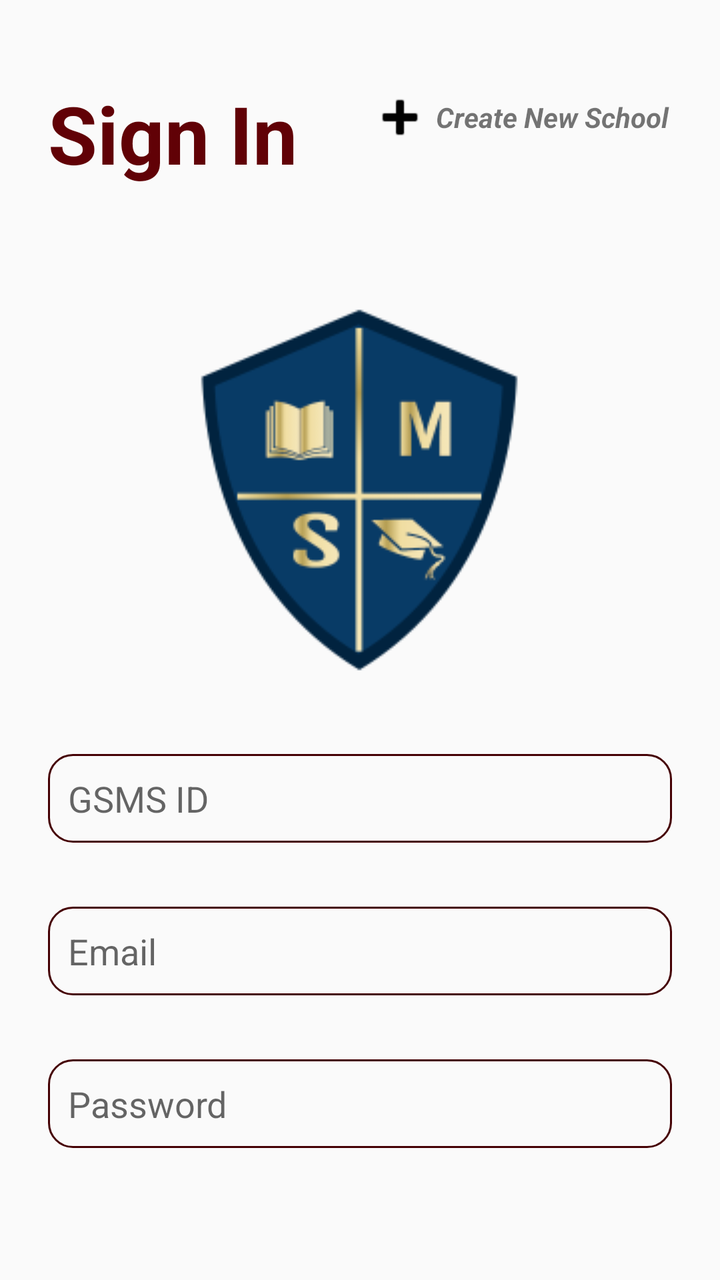
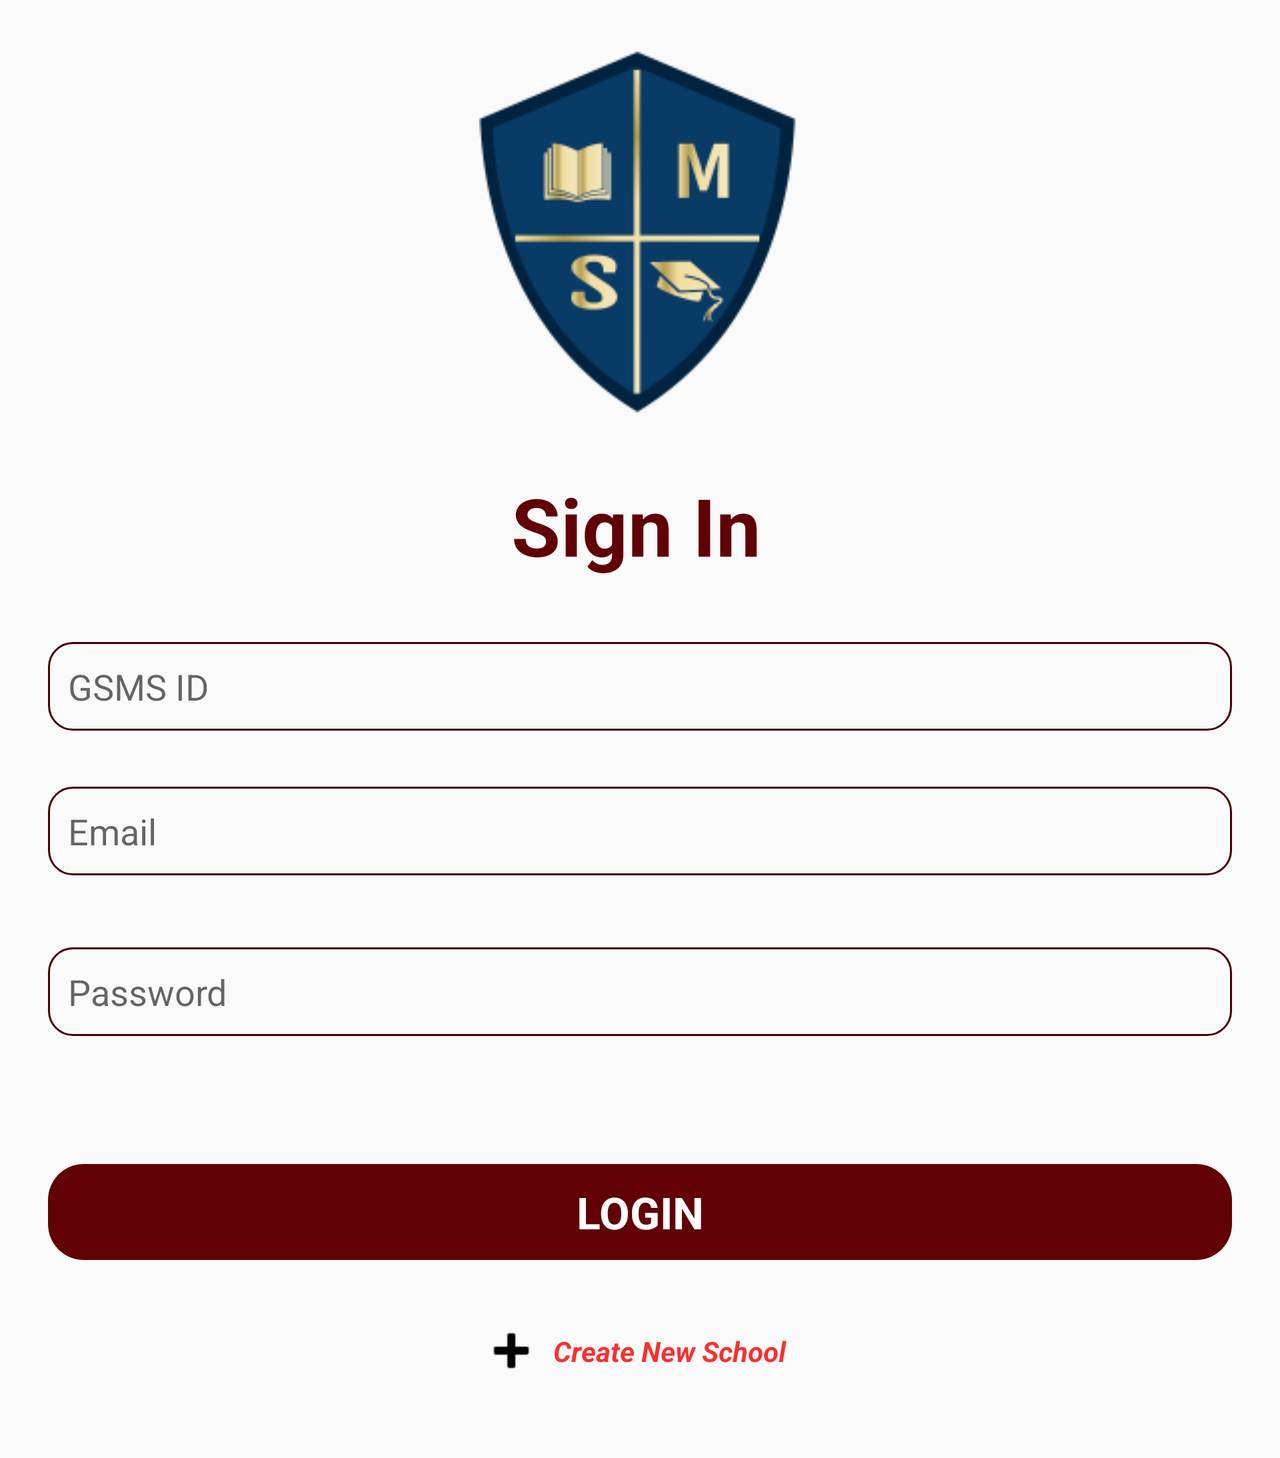

First picture: res/layout/ on a phone held upright. Second picture: the repository's own variant of that layout, on a device whose configuration matches the variant's folder. Source for both follows.
<!-- AndroidManifest.xml: activity theme AppTheme.NoActionBar -->
<!-- res/layout/fragment_login.xml -->
<?xml version="1.0" encoding="utf-8"?>
<layout xmlns:android="http://schemas.android.com/apk/res/android"
    xmlns:app="http://schemas.android.com/apk/res-auto"
    xmlns:tools="http://schemas.android.com/tools">
  <data>
    <variable
      name="viewModel"
      type="com.chass.gsms.ui.login.LoginViewModel" />
  </data>

  <androidx.constraintlayout.widget.ConstraintLayout
      android:id="@+id/fragment_login"
      android:layout_width="match_parent"
      android:layout_height="match_parent"
      android:textAlignment="center"
      tools:context=".ui.login.LoginFragment">

    <Button
        android:id="@+id/btn_login"
        style="@style/Widget.AppCompat.Button.Borderless.Colored"
        android:layout_width="0dp"
        android:layout_height="wrap_content"
        android:layout_marginTop="70dp"
        android:background="@drawable/round_btn"
        android:text="@string/login"
        android:textAllCaps="true"
        android:textAppearance="@style/TextAppearance.AppCompat.Large"
        android:textColor="#FFFFFF"
        android:textStyle="bold"
        app:layout_constraintEnd_toEndOf="@+id/edtTxtPassword"
        app:layout_constraintStart_toStartOf="@+id/edtTxtPassword"
        app:layout_constraintTop_toBottomOf="@+id/edtTxtPassword" />

    <Button
        android:id="@+id/btn_createNewSchool"
        android:layout_width="152dp"
        android:layout_height="29dp"
        android:layout_marginStart="32dp"
        android:layout_marginTop="4dp"
        android:background="@drawable/no_border_btn"
        android:drawableStart="@android:drawable/ic_input_add"
        android:drawableTint="#020202"
        android:drawingCacheQuality="auto"
        android:text="@string/create_new_school"
        android:textAllCaps="false"
        android:textAppearance="@style/TextAppearance.AppCompat.Small"
        android:textStyle="bold|italic"
        app:layout_constraintEnd_toEndOf="@+id/edtTxtGsmsId"
        app:layout_constraintHorizontal_bias="1.0"
        app:layout_constraintStart_toEndOf="@+id/txt_SignIn"
        app:layout_constraintTop_toTopOf="@+id/txt_SignIn" />

    <EditText
        android:id="@+id/edtTxtPassword"
        android:layout_width="0dp"
        android:layout_height="wrap_content"
        android:layout_marginTop="32dp"
        android:background="@drawable/edit_text_border"
        android:ems="10"
        android:hint="@string/password"
        android:inputType="textPassword"
        android:padding="10dp"
        app:layout_constraintEnd_toEndOf="@+id/edtTxtEmail"
        app:layout_constraintStart_toStartOf="@+id/edtTxtEmail"
        app:layout_constraintTop_toBottomOf="@+id/edtTxtEmail"
        android:autofillHints="true" />

    <EditText
        android:id="@+id/edtTxtGsmsId"
        android:layout_width="0dp"
        android:layout_height="wrap_content"
        android:layout_marginStart="24dp"
        android:layout_marginTop="32dp"
        android:layout_marginEnd="24dp"
        android:autofillHints=""
        android:background="@drawable/edit_text_border"
        android:ems="10"
        android:hint="@string/gsms_id"
        android:inputType="textPersonName"
        android:padding="10dp"
        app:layout_constraintEnd_toEndOf="parent"
        app:layout_constraintHorizontal_bias="0.0"
        app:layout_constraintStart_toStartOf="parent"
        app:layout_constraintTop_toBottomOf="@+id/img_gsmsLogo" />

    <EditText
        android:id="@+id/edtTxtEmail"
        android:layout_width="0dp"
        android:layout_height="wrap_content"
        android:layout_marginTop="32dp"
        android:background="@drawable/edit_text_border"
        android:ems="10"
        android:hint="@string/email"
        android:inputType="textEmailAddress"
        android:padding="10dp"
        app:layout_constraintEnd_toEndOf="@+id/edtTxtGsmsId"
        app:layout_constraintStart_toStartOf="@+id/edtTxtGsmsId"
        app:layout_constraintTop_toBottomOf="@+id/edtTxtGsmsId"
        android:autofillHints="true" />

    <TextView
        android:id="@+id/txt_SignIn"
        android:layout_width="147dp"
        android:layout_height="73dp"
        android:layout_marginStart="24dp"
        android:layout_marginTop="40dp"
        android:text="@string/sign_in"
        android:textColor="@color/colorPrimary"
        android:textSize="40sp"
        android:textStyle="bold"
        app:layout_constraintStart_toStartOf="parent"
        app:layout_constraintTop_toTopOf="parent" />

    <ImageView
        android:id="@+id/img_gsmsLogo"
        android:layout_width="wrap_content"
        android:layout_height="wrap_content"
        android:layout_marginTop="32dp"
        app:layout_constraintEnd_toEndOf="@+id/edtTxtGsmsId"
        app:layout_constraintHorizontal_bias="0.496"
        app:layout_constraintStart_toStartOf="@+id/edtTxtGsmsId"
        app:layout_constraintTop_toBottomOf="@+id/txt_SignIn"
        app:srcCompat="@drawable/logo" />
  </androidx.constraintlayout.widget.ConstraintLayout>
</layout>
<!-- resources referenced by this layout -->
<resources>
  <color name="colorPrimary">#610106</color>
  <!-- drawable edit_text_border (drawable) -->
  <?xml version="1.0" encoding="utf-8"?>
      <shape
          xmlns:android="http://schemas.android.com/apk/res/android"
          android:shape="rectangle">
          <solid
              android:color="@color/transparent"/>
  
          <corners
              android:bottomRightRadius="12dp"
              android:bottomLeftRadius="12dp"
              android:topLeftRadius="12dp"
              android:topRightRadius="12dp"/>
          <stroke
              android:color="#450104"
              android:width="1dp"/>
      </shape>
  <!-- drawable logo: png bitmap (drawable, 11142 bytes) -->
  <!-- drawable no_border_btn (drawable) -->
  <?xml version="1.0" encoding="utf-8"?>
  <shape xmlns:android="http://schemas.android.com/apk/res/android">
      <corners android:radius="18dp" />
      <solid android:color="@color/transparent" />
  </shape>
  <!-- drawable round_btn (drawable) -->
  <?xml version="1.0" encoding="utf-8"?>
  <shape xmlns:android="http://schemas.android.com/apk/res/android">
      <corners android:radius="18dp" />
      <solid android:color="@color/colorPrimary" />
  </shape>
  <string name="create_new_school">Create New School</string>
  <string name="email">Email</string>
  <string name="gsms_id">GSMS ID</string>
  <string name="login">Login</string>
  <string name="password">Password</string>
  <string name="sign_in">Sign In</string>
  <style name="AppTheme.NoActionBar">
      <item name="windowActionBar">false</item>
      <item name="windowNoTitle">true</item>
    </style>
  <color name="transparent">#00000000</color>
</resources>
<!-- res/layout-land/fragment_login.xml (the repository's variant of the layout above) -->
<!-- drawn on the phone turned sideways -->
<?xml version="1.0" encoding="utf-8"?>
<layout xmlns:android="http://schemas.android.com/apk/res/android"
    xmlns:app="http://schemas.android.com/apk/res-auto"
    xmlns:tools="http://schemas.android.com/tools">
  <data>
    <variable
      name="viewModel"
      type="com.chass.gsms.ui.login.LoginViewModel" />
  </data>
<androidx.core.widget.NestedScrollView
    android:layout_width="match_parent"
    android:layout_height="match_parent"
  android:fillViewport="true">

  <androidx.constraintlayout.widget.ConstraintLayout
      android:id="@+id/fragment_login"
      android:layout_width="match_parent"
      android:layout_height="match_parent"
      android:textAlignment="center"
      tools:context=".ui.login.LoginFragment">

    <ImageView
        android:id="@+id/img_gsmsLogo"
        android:layout_width="wrap_content"
        android:layout_height="wrap_content"
        android:layout_marginTop="16dp"
        android:textAlignment="center"
        app:layout_constraintEnd_toEndOf="parent"
        app:layout_constraintHorizontal_bias="0.497"
        app:layout_constraintStart_toStartOf="parent"
        app:layout_constraintTop_toTopOf="parent"
        app:srcCompat="@drawable/logo" />

    <Button
        android:id="@+id/btn_login"
        style="@style/Widget.AppCompat.Button.Borderless.Colored"
        android:layout_width="0dp"
        android:layout_height="wrap_content"
        android:layout_marginTop="64dp"
        android:background="@drawable/round_btn"
        android:text="@string/login"
        android:textAllCaps="true"
        android:textAppearance="@style/TextAppearance.AppCompat.Large"
        android:textColor="#FFFFFF"
        android:textStyle="bold"
        app:layout_constraintEnd_toEndOf="@+id/edtTxtPassword"
        app:layout_constraintHorizontal_bias="0.0"
        app:layout_constraintStart_toStartOf="@+id/edtTxtPassword"
        app:layout_constraintTop_toBottomOf="@+id/edtTxtPassword" />

    <EditText
        android:id="@+id/edtTxtPassword"
        android:layout_width="0dp"
        android:layout_height="wrap_content"
        android:layout_marginTop="36dp"
        android:autofillHints="true"
        android:background="@drawable/edit_text_border"
        android:ems="10"
        android:hint="@string/password"
        android:inputType="textPassword"
        android:padding="10dp"
        app:layout_constraintEnd_toEndOf="@+id/edtTxtEmail"
        app:layout_constraintHorizontal_bias="0.0"
        app:layout_constraintStart_toStartOf="@+id/edtTxtEmail"
        app:layout_constraintTop_toBottomOf="@+id/edtTxtEmail" />

    <EditText
        android:id="@+id/edtTxtGsmsId"
        android:layout_width="0dp"
        android:layout_height="wrap_content"
        android:layout_marginStart="24dp"
        android:layout_marginTop="12dp"
        android:layout_marginEnd="24dp"
        android:autofillHints=""
        android:background="@drawable/edit_text_border"
        android:ems="10"
        android:hint="@string/gsms_id"
        android:inputType="textPersonName"
        android:padding="10dp"
        app:layout_constraintEnd_toEndOf="parent"
        app:layout_constraintHorizontal_bias="0.0"
        app:layout_constraintStart_toStartOf="parent"
        app:layout_constraintTop_toBottomOf="@+id/txt_SignIn" />

    <EditText
        android:id="@+id/edtTxtEmail"
        android:layout_width="0dp"
        android:layout_height="wrap_content"
        android:layout_marginTop="28dp"
        android:autofillHints="true"
        android:background="@drawable/edit_text_border"
        android:ems="10"
        android:hint="@string/email"
        android:inputType="textEmailAddress"
        android:padding="10dp"
        app:layout_constraintEnd_toEndOf="@+id/edtTxtGsmsId"
        app:layout_constraintHorizontal_bias="0.0"
        app:layout_constraintStart_toStartOf="@+id/edtTxtGsmsId"
        app:layout_constraintTop_toBottomOf="@+id/edtTxtGsmsId" />

    <TextView
        android:id="@+id/txt_SignIn"
        android:layout_width="147dp"
        android:layout_height="73dp"
        android:layout_marginTop="20dp"
        android:text="@string/sign_in"
        android:textAlignment="center"
        android:textColor="@color/colorPrimary"
        android:textSize="40sp"
        android:textStyle="bold"
        app:layout_constraintEnd_toEndOf="@+id/img_gsmsLogo"
        app:layout_constraintHorizontal_bias="0.49"
        app:layout_constraintStart_toStartOf="@+id/img_gsmsLogo"
        app:layout_constraintTop_toBottomOf="@+id/img_gsmsLogo" />

    <Button
        android:id="@+id/btn_createNewSchool"
        android:layout_width="158dp"
        android:layout_height="43dp"
        android:layout_marginTop="24dp"

        android:layout_marginBottom="32dp"
        android:background="@drawable/no_border_btn"
        android:drawableStart="@android:drawable/ic_input_add"
        android:drawableTint="#020202"
        android:drawingCacheQuality="auto"
        android:text="@string/create_new_school"
        android:textAllCaps="false"
        android:textAppearance="@style/TextAppearance.AppCompat.Small"
        android:textColor="@color/createNewSchColor"
        android:textStyle="bold|italic"
        app:layout_constraintBottom_toBottomOf="parent"
        app:layout_constraintEnd_toEndOf="@+id/btn_login"
        app:layout_constraintHorizontal_bias="0.497"
        app:layout_constraintStart_toStartOf="@+id/btn_login"
        app:layout_constraintTop_toBottomOf="@+id/btn_login" />

  </androidx.constraintlayout.widget.ConstraintLayout>

</androidx.core.widget.NestedScrollView>

</layout>
<!-- resources referenced by the variant -->
<!-- as the phone turned sideways resolves them -->
<resources>
  <color name="colorPrimary">#610106</color>
  <color name="createNewSchColor">#F83030</color>
  <!-- drawable edit_text_border (drawable) -->
  <?xml version="1.0" encoding="utf-8"?>
      <shape
          xmlns:android="http://schemas.android.com/apk/res/android"
          android:shape="rectangle">
          <solid
              android:color="@color/transparent"/>
  
          <corners
              android:bottomRightRadius="12dp"
              android:bottomLeftRadius="12dp"
              android:topLeftRadius="12dp"
              android:topRightRadius="12dp"/>
          <stroke
              android:color="#450104"
              android:width="1dp"/>
      </shape>
  <!-- drawable logo: png bitmap (drawable, 11142 bytes) -->
  <!-- drawable no_border_btn (drawable) -->
  <?xml version="1.0" encoding="utf-8"?>
  <shape xmlns:android="http://schemas.android.com/apk/res/android">
      <corners android:radius="18dp" />
      <solid android:color="@color/transparent" />
  </shape>
  <!-- drawable round_btn (drawable) -->
  <?xml version="1.0" encoding="utf-8"?>
  <shape xmlns:android="http://schemas.android.com/apk/res/android">
      <corners android:radius="18dp" />
      <solid android:color="@color/colorPrimary" />
  </shape>
  <string name="create_new_school">Create New School</string>
  <string name="email">Email</string>
  <string name="gsms_id">GSMS ID</string>
  <string name="login">Login</string>
  <string name="password">Password</string>
  <string name="sign_in">Sign In</string>
  <style name="AppTheme.NoActionBar">
      <item name="windowActionBar">false</item>
      <item name="windowNoTitle">true</item>
    </style>
  <color name="transparent">#00000000</color>
</resources>
